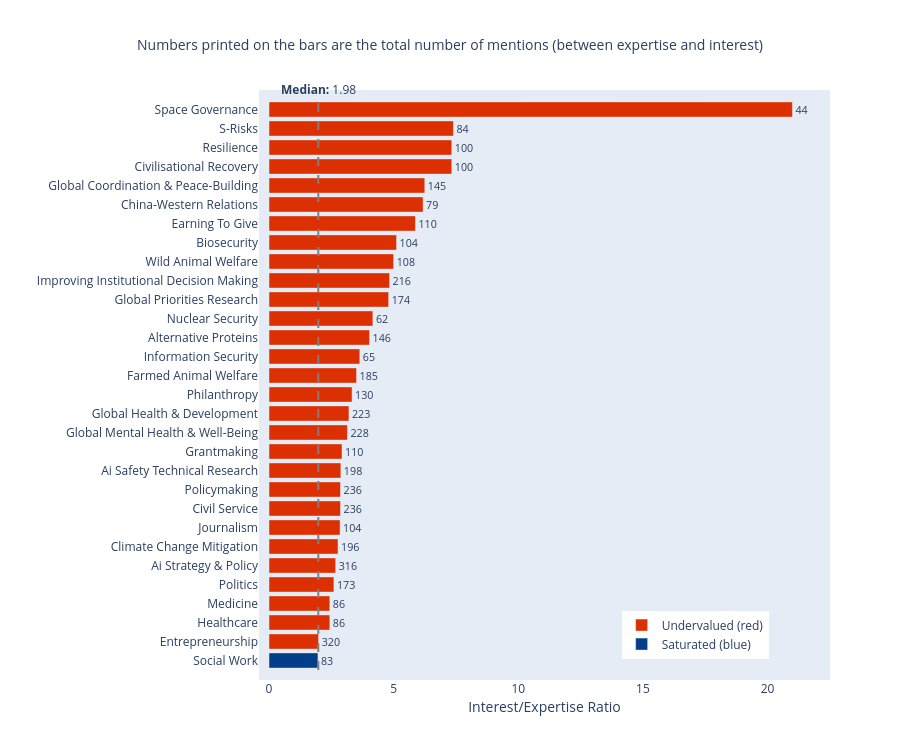

Notebook source saved alongside this figure:
### Code cell
# Determine under-valued areas (where interest exceeds expertise)
fig = pipe.create_undervalued_chart(top_n=30, showtitle=False)
fig.show()
fig.write_html(
    "output/undervalued_chart.html",
    include_plotlyjs="cdn",
    full_html=True,
    config={"responsive": True},
)

### Figure 1 — Plotly figure (JSON) as saved in the notebook; plotly's stock layout.template omitted (floating-point values rounded to 4 significant figures)
{"data": [{"marker": {"color": ["#023E8A", "#DC2F02", "#DC2F02", "#DC2F02", "#DC2F02", "#DC2F02", "#DC2F02", "#DC2F02", "#DC2F02", "#DC2F02", "#DC2F02", "#DC2F02", "#DC2F02", "#DC2F02", "#DC2F02", "#DC2F02", "#DC2F02", "#DC2F02", "#DC2F02", "#DC2F02", "#DC2F02", "#DC2F02", "#DC2F02", "#DC2F02", "#DC2F02", "#DC2F02", "#DC2F02", "#DC2F02", "#DC2F02", "#DC2F02"]}, "name": "Value", "orientation": "h", "showlegend": false, "text": [83.0, 320.0, 86.0, 86.0, 173.0, 316.0, 196.0, 104.0, 236.0, 236.0, 198.0, 110.0, 228.0, 223.0, 130.0, 185.0, 65.0, 146.0, 62.0, 174.0, 216.0, 108.0, 104.0, 110.0, 79.0, 145.0, 100.0, 100.0, 84.0, 44.0], "textposition": "outside", "type": "bar", "x": [1.964, 1.991, 2.44, 2.44, 2.604, 2.674, 2.769, 2.852, 2.869, 2.869, 2.882, 2.929, 3.145, 3.208, 3.333, 3.512, 3.643, 4.034, 4.167, 4.8, 4.838, 5.0, 5.118, 5.875, 6.182, 6.25, 7.333, 7.333, 7.4, 21.0], "y": ["Social Work", "Entrepreneurship", "Healthcare", "Medicine", "Politics", "Ai Strategy & Policy", "Climate Change Mitigation", "Journalism", "Civil Service", "Policymaking", "Ai Safety Technical Research", "Grantmaking", "Global Mental Health & Well-Being", "Global Health & Development", "Philanthropy", "Farmed Animal Welfare", "Information Security", "Alternative Proteins", "Nuclear Security", "Global Priorities Research", "Improving Institutional Decision Making", "Wild Animal Welfare", "Biosecurity", "Earning To Give", "China-Western Relations", "Global Coordination & Peace-Building", "Civilisational Recovery", "Resilience", "S-Risks", "Space Governance"]}, {"marker": {"color": "#DC2F02"}, "name": "Undervalued (red)", "showlegend": true, "type": "bar", "x": [null], "y": [null]}, {"marker": {"color": "#023E8A"}, "name": "Saturated (blue)", "showlegend": true, "type": "bar", "x": [null], "y": [null]}], "layout": {"annotations": [{"showarrow": false, "text": "<b>Median:</b> 1.98", "x": 1.977, "xanchor": "center", "xref": "x", "y": 1, "yanchor": "bottom", "yref": "y domain"}], "height": 750, "legend": {"x": 0.64, "y": 0.02}, "margin": {"l": 200, "pad": 10}, "shapes": [{"line": {"color": "gray", "dash": "dash"}, "type": "line", "x0": 1.977, "x1": 1.977, "xref": "x", "y0": 0, "y1": 1, "yref": "y domain"}], "title": {"text": "<span style='font-size:14px;font-weight:normal'>Numbers printed on the bars are the total number of mentions (between expertise and interest)</span>", "x": 0.5, "xanchor": "center"}, "xaxis": {"rangemode": "tozero", "title": {"text": "Interest/Expertise Ratio"}}, "yaxis": {"title": {"text": ""}}}}
